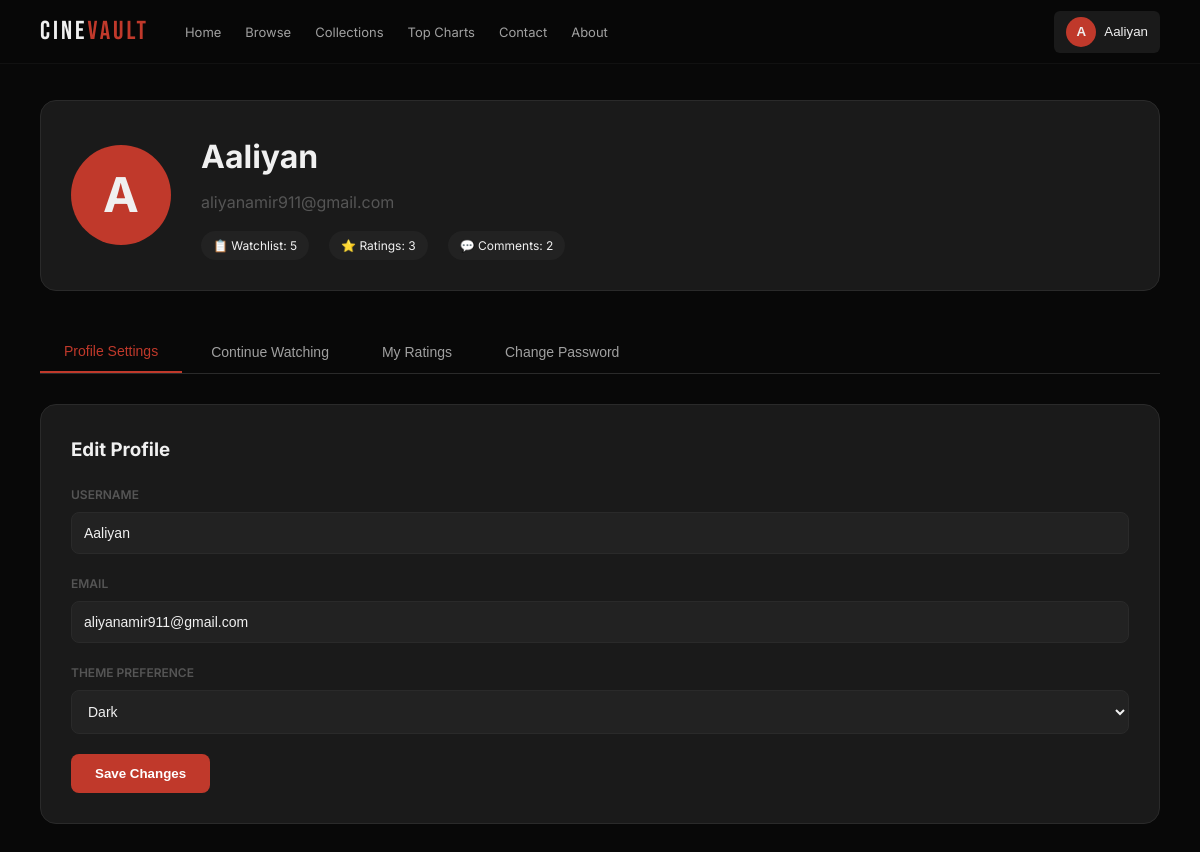
The app's page /profile.php (signed in) with its own data.
### tables this page shows
CREATE TABLE `users` (
  `id` int(11) NOT NULL,
  `username` varchar(50) NOT NULL,
  `email` varchar(100) NOT NULL,
  `password` varchar(255) NOT NULL,
  `avatar` varchar(255) DEFAULT NULL,
  `created_at` timestamp NOT NULL DEFAULT current_timestamp(),
  `theme` varchar(20) DEFAULT 'dark',
  `role` varchar(20) DEFAULT 'user',
  `email_notifications` tinyint(1) DEFAULT 1,
  `last_seen` datetime DEFAULT NULL
);

### includes/config.php (called while the page is built, shortened)
<?php
function getDB() {
    static $conn = null;
    if ($conn === null) {
        try {
            $conn = new mysqli(DB_HOST, DB_USER, DB_PASS, DB_NAME);
            $conn->set_charset('utf8mb4');
        } catch (Throwable $e) {
            error_log('Database connection exception: ' . $e->getMessage());
            return null;
        }
    }
    return $conn;
}
function getUser($userId = null) {
    $db = getDB();
    $id = $userId ?? ($_SESSION['user_id'] ?? 0);
    $stmt = $db->prepare("SELECT id, username, email, avatar, role, theme, email_notifications FROM users WHERE id = ?");
    $stmt->bind_param("i", $id);
    $stmt->execute();
    return $stmt->get_result()->fetch_assoc();
}
?>

### profile.php (the view, shortened to what this page needs)
<?php
require_once __DIR__ . '/includes/config.php';
$db = getDB();
$userId = $_SESSION['user_id'];
$user = getUser($userId);
$stats = [];
$stats['watchlist_count'] = $db->query("SELECT COUNT(*) FROM watchlist WHERE user_id = $userId")->fetch_row()[0];
$stats['ratings_count'] = $db->query("SELECT COUNT(*) FROM user_ratings WHERE user_id = $userId")->fetch_row()[0];
$stats['comments_count'] = $db->query("SELECT COUNT(*) FROM comments WHERE user_id = $userId")->fetch_row()[0];
$username = $_SESSION['username'];
?>
<!DOCTYPE html>
<html lang="en">
<head>
</head>
<body>
<nav class="navbar">
  <a class="nav-logo" href="index.php">CINE<span>VAULT</span></a>
  <ul class="nav-links">
    <li><a href="index.php">Home</a></li>
    <li><a href="movies.php">Browse</a></li>
    <li><a href="collections.php">Collections</a></li>
    <li><a href="charts.php">Top Charts</a></li>
    <li><a href="contact.php" class="active">Contact</a></li>
    <li><a href="about.php" class="active">About</a></li>
  </ul>
  <div class="nav-right">
    <div class="user-menu">
      <button class="user-trigger">
        <div class="user-avatar"><?= strtoupper(substr($username, 0, 1)) ?></div>
        <span><?= htmlspecialchars($username) ?></span>
      </button>
    </div>
  </div>
</nav>
<div class="main-container">
    <div class="profile-header">
        <div class="profile-avatar"><?= strtoupper(substr($username, 0, 1)) ?></div>
        <div class="profile-info">
            <h1><?= htmlspecialchars($username) ?></h1>
            <p><?= htmlspecialchars($user['email']) ?></p>
            <div class="stats-grid">
                <div class="stat-badge">📋 Watchlist: <?= $stats['watchlist_count'] ?></div>
                <div class="stat-badge">⭐ Ratings: <?= $stats['ratings_count'] ?></div>
                <div class="stat-badge">💬 Comments: <?= $stats['comments_count'] ?></div>
            </div>
        </div>
    </div>
    <div class="tabs">
        <button class="tab-btn active" onclick="showTab('profile')">Profile Settings</button>
        <button class="tab-btn" onclick="showTab('history')">Continue Watching</button>
        <button class="tab-btn" onclick="showTab('ratings')">My Ratings</button>
        <button class="tab-btn" onclick="showTab('password')">Change Password</button>
    </div>
    <div id="tab-profile" class="tab-content active">
        <div class="form-card">
            <h3 style="margin-bottom:20px">Edit Profile</h3>
            <form method="POST">
                <div class="form-group">
                    <label>Username</label>
                    <input type="text" name="username" value="<?= htmlspecialchars($user['username']) ?>" required>
                </div>
                <div class="form-group">
                    <label>Email</label>
                    <input type="email" name="email" value="<?= htmlspecialchars($user['email']) ?>" required>
                </div>
                <div class="form-group">
                    <label>Theme Preference</label>
                    <select name="theme">
                        <option value="dark" <?= $user['theme'] == 'dark' ? 'selected' : '' ?>>Dark</option>
                    </select>
                </div>
                <button type="submit" class="btn-submit">Save Changes</button>
            </form>
        </div>
    </div>
</div>
</body>
</html>

### profile.php (style rules this page uses)
:root { --black: #080808; --dark-2: #141414; --dark-3: #1a1a1a; --dark-4: #222; --red: #c0392b; --red-light: #e74c3c; --text: #f0f0f0; --text-sec: #a0a0a0; --text-muted: #555; --border: #2a2a2a; --gold: #f0b429; --font-display: 'Bebas Neue', sans-serif; --font-body: 'Inter', sans-serif; }
* { margin:0;padding:0;box-sizing:border-box }
body { font-family:var(--font-body);background:var(--black);color:var(--text);line-height:1.6 }
a { text-decoration:none;color:inherit }
.navbar { position:fixed;top:0;left:0;right:0;z-index:1000;height:64px;display:flex;align-items:center;padding:0 40px;background:rgba(8,8,8,0.97);backdrop-filter:blur(12px);border-bottom:1px solid rgba(255,255,255,0.04) }
.nav-logo { font-family:var(--font-display);font-size:26px;letter-spacing:3px }
.nav-logo span { color:var(--red) }
.nav-links { display:flex;gap:24px;margin-left:36px;list-style:none }
.nav-links a { font-size:13px;color:var(--text-sec);transition:color 0.2s }
.nav-right { margin-left:auto;display:flex;align-items:center;gap:12px }
.user-menu { position:relative }
.user-trigger { display:flex;align-items:center;gap:8px;background:var(--dark-3);border:none;padding:6px 12px;border-radius:6px;color:var(--text);cursor:pointer }
.user-avatar { width:30px;height:30px;border-radius:50%;background:var(--red);display:flex;align-items:center;justify-content:center;font-weight:bold }
.main-container { padding:100px 40px 60px;max-width:1200px;margin:0 auto }
.profile-header { display:flex;align-items:center;gap:30px;margin-bottom:40px;padding:30px;background:var(--dark-3);border-radius:16px;border:1px solid var(--border) }
.profile-avatar { width:100px;height:100px;border-radius:50%;background:var(--red);display:flex;align-items:center;justify-content:center;font-size:48px;font-weight:bold }
.profile-info h1 { font-size:32px;margin-bottom:8px }
.profile-info p { color:var(--text-muted) }
.stats-grid { display:flex;gap:20px;margin-top:15px }
.stat-badge { background:var(--dark-4);padding:5px 12px;border-radius:20px;font-size:12px }
.tabs { display:flex;gap:5px;margin-bottom:30px;border-bottom:1px solid var(--border) }
.tab-btn { padding:12px 24px;background:none;border:none;color:var(--text-sec);cursor:pointer;font-size:14px;transition:all 0.2s }
.tab-btn.active { color:var(--red);border-bottom:2px solid var(--red) }
.tab-content { display:none }
.tab-content.active { display:block }
.form-card { background:var(--dark-3);border:1px solid var(--border);border-radius:16px;padding:30px;margin-bottom:30px }
.form-group { margin-bottom:20px }
.form-group label { display:block;font-size:12px;font-weight:600;text-transform:uppercase;color:var(--text-muted);margin-bottom:8px }
.form-group input, .form-group select { width:100%;padding:12px;background:var(--dark-4);border:1px solid var(--border);border-radius:8px;color:var(--text);font-size:14px }
.btn-submit { padding:12px 24px;background:var(--red);border:none;border-radius:8px;color:#fff;font-weight:600;cursor:pointer }

### records on screen
users: email "aliyanamir911@gmail.com", username "Aaliyan", theme "Dark"

### other values on screen
substr($username, 0, 1) "A"
$username "Aaliyan"
$stats['watchlist_count'] "5"
$stats['ratings_count'] "3"
$stats['comments_count'] "2"
